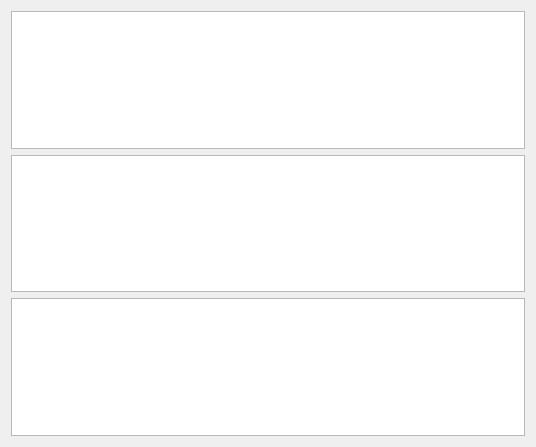
<?xml version="1.0" encoding="UTF-8"?>
<ui version="4.0">
 <class>standarset_ui</class>
 <widget class="QWidget" name="standarset_ui">
  <property name="geometry">
   <rect>
    <x>0</x>
    <y>0</y>
    <width>536</width>
    <height>447</height>
   </rect>
  </property>
  <property name="windowTitle">
   <string>Form</string>
  </property>
  <layout class="QVBoxLayout" name="verticalLayout_2">
   <item>
    <layout class="QVBoxLayout" name="verticalLayout">
     <item>
      <widget class="QTextEdit" name="textEdit"/>
     </item>
     <item>
      <widget class="QTextEdit" name="textEdit_2"/>
     </item>
     <item>
      <widget class="QTextEdit" name="textEdit_3"/>
     </item>
    </layout>
   </item>
  </layout>
 </widget>
 <resources/>
 <connections/>
</ui>
